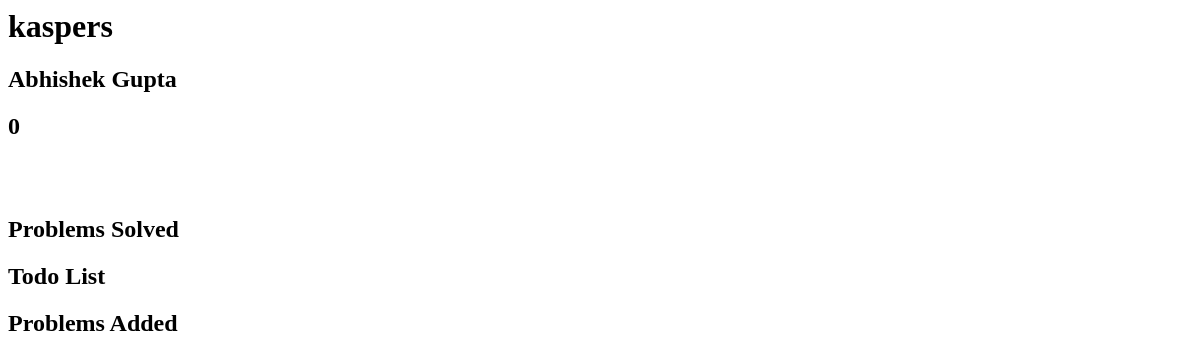
/judge/users/kaspers/, run on an earlier commit of the app's database.
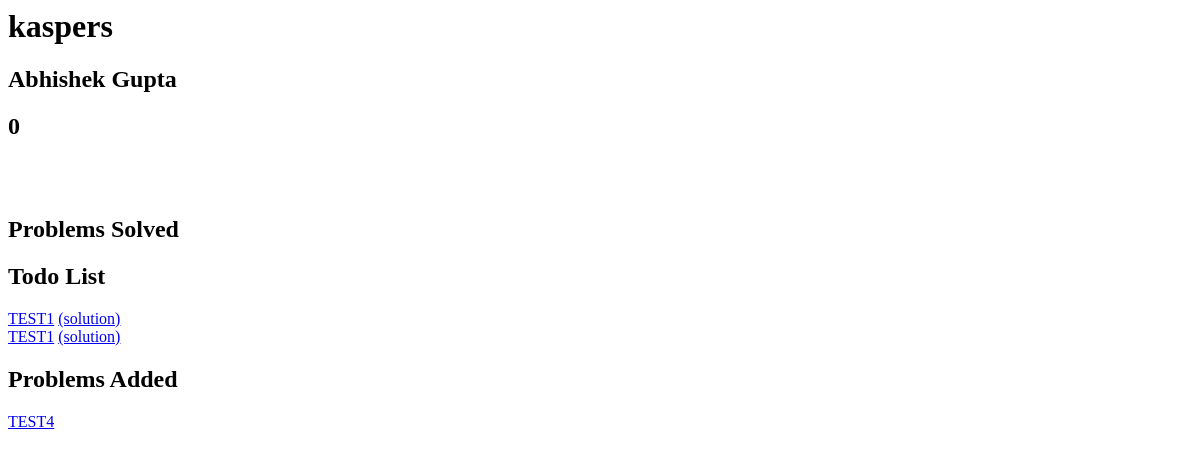
And on a later commit of the database.
### JudgeSystem/models.py (models this page shows, shortened)
class JudgeUser(User):
	solution_list = models.ManyToManyField('Solution', related_name = 'SolutionListOfUser')
	contrib_pts = models.IntegerField(default = 0)

class Solution(models.Model):
	code = models.CharField(max_length = 1000)
	problem = models.ForeignKey(Problem, related_name = 'SolutionOfProblem')
	penalty = models.IntegerField(default = 0)
	solved = models.BooleanField(default = 0)
	submission_time = models.DateTimeField()
	id  = models.IntegerField(primary_key = True)
	verdict = models.CharField(max_length = 100)

class Problem(models.Model):
	class Meta:
		unique_together = (("p_id", "contest"), )
	name = models.CharField(max_length = 100)
	p_id = models.CharField(max_length = 10)
	statement = models.CharField(max_length = 2000)
	setter = models.ForeignKey(JudgeUser, null = True, related_name = 'SetterOfProblem')
	contest = models.ForeignKey('Contest', null = True, related_name = 'ContestOfProblem')

### JudgeSystem/views.py (the view)
# urls.py: url(r'^users/(?P<username>([0-9]|[a-z]|[A-Z])+)/', views.userProfile, name = 'user_profile'),
def userProfile(request, username):
	try:
		U = JudgeUser.objects.get(username = username)
	except ObjectDoesNotExist:
		U = None
	if U is None:
		context = {
		}
		return render(request, 'pagenotfound.html', context)
	addList = Problem.objects.filter(setter = U).all()
	context = {
		"user" : U,
		"tryList" : U.solution_list.all(),
		"addList" : addList
	}
	return render(request, 'userprofile.html', context)

### JudgeSystem/templates/userprofile.html (shortened to what this page needs)
<html>
<head>
	<body>
		<h1>{{user.username}}</h1>
		<h2>{{user.first_name}} {{user.last_name}}</h2>
		<h2>{{user.contrib_pts}}</h2>
		<br>
		<br>
		<h2>Problems Solved</h2>
		<h2>Todo List</h2>
		{%  for sol in tryList %}
		{% if sol.solved == False %}
		<a href = "{% url 'details' 'Practice' sol.problem.p_id %}">{{sol.problem.p_id}}</a>
		<a href = "{% url 'print_solution' sol.id %}">  (solution)  </a>
		<br>
		{% endif %}
		{% endfor %}
		<h2>Problems Added</h2>
		{%  for prob in addList %}
		<a href = "{% url 'details' 'Practice' prob.p_id %}">{{prob.p_id}}</a>
		<br>
		{% endfor %}
	</body>
</head>
</html>

What changed in the data, as far as the page shows it:
added Solution: problem.p_id "TEST1"
added Solution: problem.p_id "TEST1"
added Problem: p_id "TEST4"
